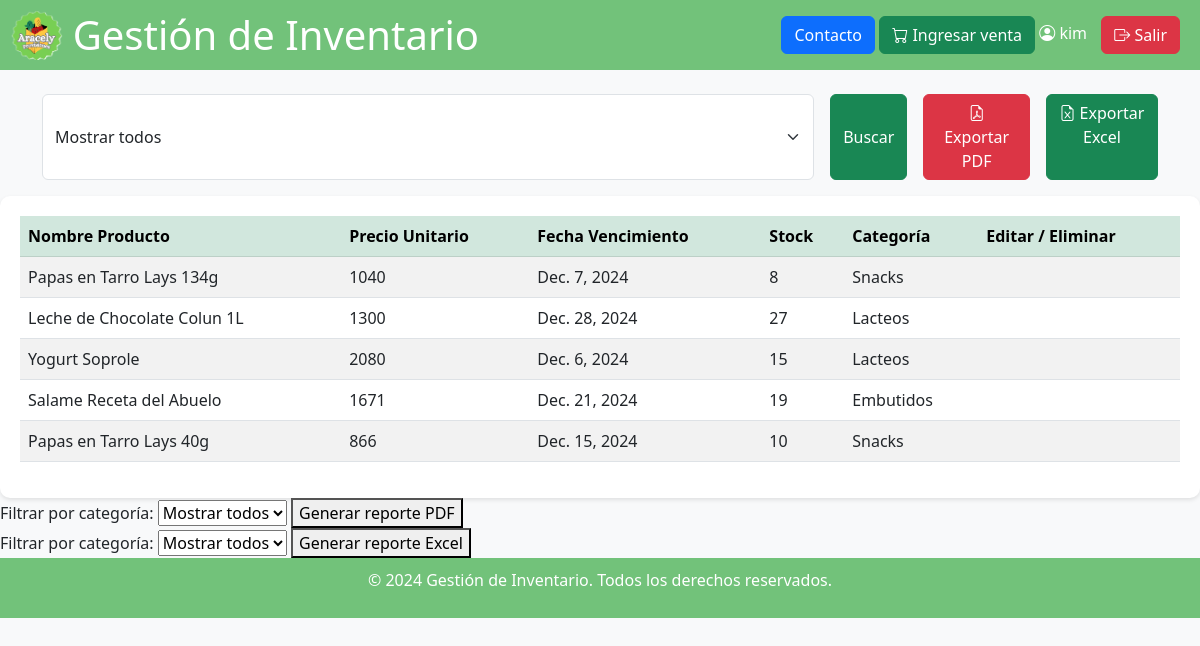
Screenshot of /gestion-filtrada/ (signed in) with the database file from the repository.
### gestion/models.py (models this page shows, shortened)
class Producto(models.Model):
    nombre = models.CharField(max_length=255)
    precio_unitario = models.IntegerField()
    fecha_vencimiento = models.DateField()
    stock = models.PositiveIntegerField()
    categoria = models.CharField(max_length=100)

### gestion/views.py (the view)
# urls.py: path('gestion-filtrada/', views.gestion_filtrada, name='gestion_filtrada'),  # Vista con filtro
@login_required
def gestion_filtrada(request):
    categorias = [
        "Lacteos", "Embutidos", "Rotiseria", "Limpieza", "Congelados",
        "Confites", "Panaderia", "Snacks", "Dulces", "Bebidas", "Jugos"
    ]
    categoria_seleccionada = request.GET.get('categoria', '')
    if categoria_seleccionada == '' or categoria_seleccionada == 'Mostrar todos':
        productos = Producto.objects.all()
    else:
        productos = Producto.objects.filter(categoria=categoria_seleccionada)
    return render(request, 'gestion/gestion.html', {
        'productos': productos,
        'categorias': categorias,  # Lista estática de categorías
        'categoria_seleccionada': categoria_seleccionada,
        'user': request.user,
    })

### gestion/templates/gestion/gestion.html (shortened to what this page needs)
{% load static %}
<!DOCTYPE html>
<html lang="es">
<head>
    <link href="https://cdn.jsdelivr.net/npm/bootstrap@5.3.0/dist/css/bootstrap.min.css" rel="stylesheet">
    <link href="https://cdn.jsdelivr.net/npm/bootstrap-icons/font/bootstrap-icons.css" rel="stylesheet">
</head>
<body>
    <div class="header d-flex justify-content-between align-items-center">
        <div class="d-flex align-items-center">
            <a href="/">
                <img src="{% static 'gestion/img/logo.png' %}" alt="Logo" style="height: 50px;">
            </a>
            <h1 class="m-0">Gestión de Inventario</h1>
        </div>
        <div>
            <button type="button" class="btn btn-primary" data-bs-toggle="modal" data-bs-target="#contactoModal">
            Contacto
            </button>
            <button type="button" class="btn btn-success" data-bs-toggle="modal" data-bs-target="#ventasModal">
                <i class="bi bi-cart"></i> Ingresar venta
            </button>
            <a href="#"><i class="bi bi-person-circle"></i> {{ user.username }}</a>
            <a href="{% url 'logout' %}" class="btn btn-danger"><i class="bi bi-box-arrow-right"></i> Salir</a>
        </div>
    </div>
    <div class="container mt-4">
        <form class="d-flex gap-3 mb-3" method="GET" action="{% url 'gestion_filtrada' %}">
            <select class="form-select" id="categoria" name="categoria" required>
                <option value="Mostrar todos" {% if categoria_seleccionada == 'Mostrar todos' %}selected{% endif %}>Mostrar todos</option>
            </select>
            <button class="btn btn-success" type="submit">Buscar</button>
            <a href="{% url 'reporte_pdf' %}?categoria={{ categoria_seleccionada }}" class="btn btn-danger">
                <i class="bi bi-file-earmark-pdf"></i> Exportar PDF
            </a>
            <a href="{% url 'reporte_excel' %}?categoria={{ categoria_seleccionada }}" class="btn btn-success">
                <i class="bi bi-file-earmark-excel"></i> Exportar Excel
            </a>
        </form>
        </div>
        <div class="table-container">
            <table class="table table-striped">
                <thead class="table-success">
                    <tr>
                        <th>Nombre Producto</th>
                        <th>Precio Unitario</th>
                        <th>Fecha Vencimiento</th>
                        <th>Stock</th>
                        <th>Categoría</th>
                        <th>Editar / Eliminar</th>
                    </tr>
                </thead>
                <tbody>
                    {% for producto in productos %}
                        <tr>
                            <td>{{ producto.nombre }}</td>
                            <td>{{ producto.precio_unitario }}</td>
                            <td>{{ producto.fecha_vencimiento }}</td>
                            <td>{{ producto.stock }}</td>
                            <td>{{ producto.categoria }}</td>
                            <td>
                            </td>
                        </tr>
                    {% endfor %}
                </tbody>
            </table>
        </div>
<form method="get" action="{% url 'reporte_pdf' %}">
    <label for="categoria">Filtrar por categoría:</label>
    <select name="categoria" id="categoria">
        <option value="Mostrar todos">Mostrar todos</option>
    </select>
    <button type="submit">Generar reporte PDF</button>
</form>
<form method="get" action="{% url 'reporte_excel' %}">
    <label for="categoria">Filtrar por categoría:</label>
    <select name="categoria" id="categoria">
        <option value="Mostrar todos">Mostrar todos</option>
    </select>
    <button type="submit">Generar reporte Excel</button>
</form>
    <div class="footer">
        <p>&copy; 2024 Gestión de Inventario. Todos los derechos reservados.</p>
    </div>
</body>
</html>

### gestion/templates/gestion/gestion.html (style rules this page uses)
body { background-color: #f8f9fa; }
.header { background-color: #72c27a; color: white; padding: 10px; }
.header a { color: white; text-decoration: none; margin-right: 10px; }
.table-container { background-color: white; border-radius: 10px; padding: 20px; box-shadow: 0px 2px 4px rgba(0, 0, 0, 0.1); }
.footer { background-color: #72c27a; color: white; text-align: center; padding: 10px; border-radius: 10px; margin-top: auto; width: 100%; border-radius: 0; box-sizing: border-box; }

### rows the page displays
Producto: nombre "Papas en Tarro Lays 134g", precio_unitario "1040", fecha_vencimiento "Dec. 7, 2024", stock "8", categoria "Snacks"
Producto: nombre "Leche de Chocolate Colun 1L", precio_unitario "1300", fecha_vencimiento "Dec. 28, 2024", stock "27", categoria "Lacteos"
Producto: nombre "Yogurt Soprole", precio_unitario "2080", fecha_vencimiento "Dec. 6, 2024", stock "15", categoria "Lacteos"
Producto: nombre "Salame Receta del Abuelo", precio_unitario "1671", fecha_vencimiento "Dec. 21, 2024", stock "19", categoria "Embutidos"
Producto: nombre "Papas en Tarro Lays 40g", precio_unitario "866", fecha_vencimiento "Dec. 15, 2024", stock "10", categoria "Snacks"

### other values shown
{{ user.username }} "kim"
